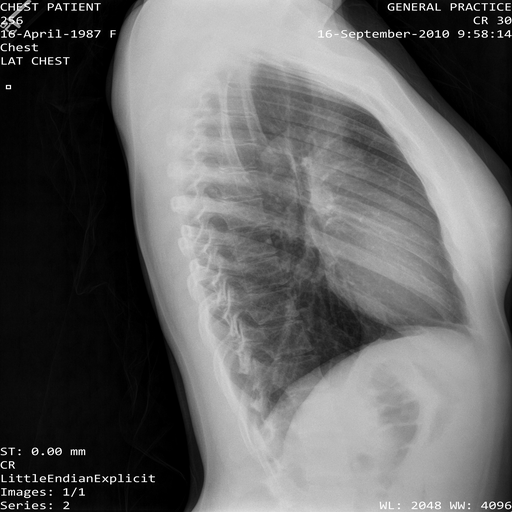
#> input picture wm.png, 512 x 512 px, given in place of original.png, which was not available; the run also reads 1 picture not shown here
$ python compare.py
#> lines starting #> are read from the running program, lines starting #| are printed output that depends on the picture; long printed decimals are rounded; pictures that were not available may be replaced by others from this repository, and a replacement may not be noted
import cv2
import numpy as np
from skimage.metrics import structural_similarity as ssim
import matplotlib.pyplot as plt

# -----------------------------
# 1. Load Images
# -----------------------------
def load_images(orig_path, wm_path):
    orig = cv2.imread(orig_path)
    wm = cv2.imread(wm_path)

    if orig.shape != wm.shape:
        raise ValueError("Images must have same dimensions")

    return orig, wm


# -----------------------------
# 2. Convert to Y channel
# -----------------------------
def to_luminance(img):
    ycbcr = cv2.cvtColor(img, cv2.COLOR_BGR2YCrCb)
    return ycbcr[:, :, 0]


# -----------------------------
# 3. Metrics
# -----------------------------
def compute_mse(img1, img2):
    return np.mean((img1 - img2) ** 2)


def compute_psnr(img1, img2):
    mse = compute_mse(img1, img2)
    if mse == 0:
        return float('inf')
    return 10 * np.log10((255 ** 2) / mse)


def compute_ssim(img1, img2):
    val, _ = ssim(img1, img2, full=True)
    return val


def compute_ncc(img1, img2):
    img1 = img1.astype(np.float64)
    img2 = img2.astype(np.float64)

    numerator = np.sum(img1 * img2)
    denominator = np.sqrt(np.sum(img1**2) * np.sum(img2**2))

    return numerator / denominator


# -----------------------------
# 4. ROI Metrics
# -----------------------------
def compute_roi_metrics(orig, wm, roi_mask):
    orig_roi = orig[roi_mask == 1]
    wm_roi = wm[roi_mask == 1]

    mse = np.mean((orig_roi - wm_roi) ** 2)
    psnr = 10 * np.log10((255 ** 2) / mse) if mse != 0 else float('inf')

    return mse, psnr


# -----------------------------
# 5. Difference Map
# -----------------------------
def difference_map(orig, wm):
    diff = cv2.absdiff(orig, wm)
    diff = cv2.normalize(diff, None, 0, 255, cv2.NORM_MINMAX)
    return diff


# -----------------------------
# 6. Histogram Comparison
# -----------------------------
def plot_histograms(orig, wm):
    plt.figure()
    plt.title("Histogram Comparison")

    plt.hist(orig.ravel(), bins=256, alpha=0.5, label='Original')
    plt.hist(wm.ravel(), bins=256, alpha=0.5, label='Watermarked')

    plt.legend()
    plt.show()


# -----------------------------
# 7. Edge Preservation
# -----------------------------
def edge_maps(orig, wm):
    edge_orig = cv2.Canny(orig, 100, 200)
    edge_wm = cv2.Canny(wm, 100, 200)
    return edge_orig, edge_wm


# -----------------------------
# 8. Main Evaluation Pipeline
# -----------------------------
def evaluate(orig_path, wm_path, roi_mask=None):
    orig, wm = load_images(orig_path, wm_path)
#> in load_images, orig is the input picture: shape (512, 512, 3); min 0, max 255, mean 99

    # Convert to luminance
    orig_y = to_luminance(orig)
#> in to_luminance, `ycbcr = cv2.cvtColor(img, cv2.COLOR_BGR2YCrCb)`: ycbcr: shape (512, 512, 3); mean of channels 0, 1, 2 99, 128, 128
    wm_y = to_luminance(wm)

    # Metrics
    mse = compute_mse(orig_y, wm_y)
#> mse = 0
    psnr = compute_psnr(orig_y, wm_y)
#> psnr = inf
    ssim_val = compute_ssim(orig_y, wm_y)
#> in compute_ssim, `val, _ = ssim(img1, img2, full=True)`: val = 1
#> ssim_val = 1
    ncc = compute_ncc(orig_y, wm_y)
#> in compute_ncc, `numerator = np.sum(img1 * img2)`: numerator = 4.07e+09
#> ncc = 1

    print("\n--- Global Metrics ---")
    print(f"MSE  : {mse:.4f}")
#| MSE  : 0.0000
    print(f"PSNR : {psnr:.4f} dB")
#| PSNR : inf dB
    print(f"SSIM : {ssim_val:.6f}")
#| SSIM : 1.000
    print(f"NCC  : {ncc:.6f}")
#| NCC  : 1.000

    # ROI metrics
    if roi_mask is not None:
        roi_mse, roi_psnr = compute_roi_metrics(orig_y, wm_y, roi_mask)
        print("\n--- ROI Metrics ---")
        print(f"ROI MSE  : {roi_mse:.4f}")
        print(f"ROI PSNR : {roi_psnr:.4f} dB")

    # Difference map
    diff = difference_map(orig_y, wm_y)
#> in difference_map, `diff = cv2.absdiff(orig, wm)`: diff: shape (512, 512); every value is 0

    # Edge maps
    edge_orig, edge_wm = edge_maps(orig_y, wm_y)
#> in edge_maps, `edge_orig = cv2.Canny(orig, 100, 200)`:
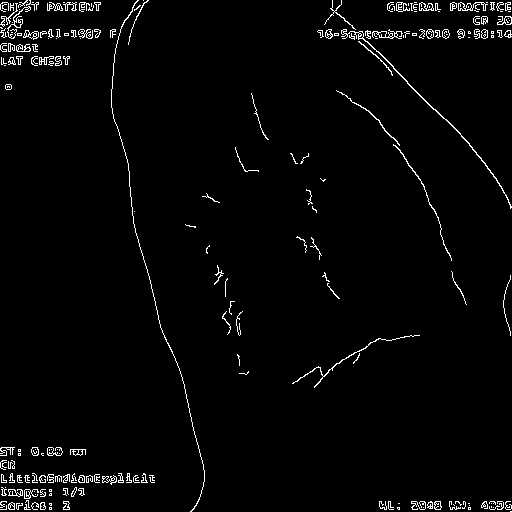
#> edge_orig: shape (512, 512); 2.4% white in thin lines or dots

    # -----------------------------
    # Visualization
    # -----------------------------
    plt.figure(figsize=(12, 8))

    plt.subplot(2, 3, 1)
    plt.title("Original")
    plt.imshow(orig_y, cmap='gray')
    plt.axis('off')

    plt.subplot(2, 3, 2)
    plt.title("Watermarked")
    plt.imshow(wm_y, cmap='gray')
    plt.axis('off')

    plt.subplot(2, 3, 3)
    plt.title("Difference Map")
    plt.imshow(diff, cmap='gray')
    plt.axis('off')

    plt.subplot(2, 3, 4)
    plt.title("Edges Original")
    plt.imshow(edge_orig, cmap='gray')
    plt.axis('off')

    plt.subplot(2, 3, 5)
    plt.title("Edges Watermarked")
    plt.imshow(edge_wm, cmap='gray')
    plt.axis('off')

    plt.tight_layout()
    plt.show()
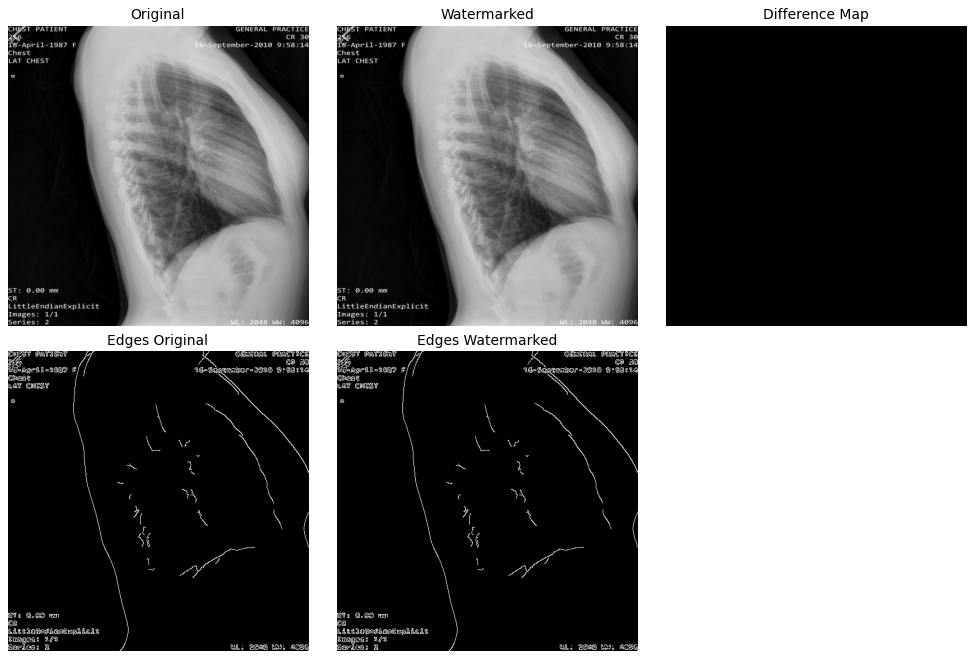
#> figure drawn by matplotlib, 5 panels

    # Histogram
    plot_histograms(orig_y, wm_y)
#> in plot_histograms, `plt.show()`:
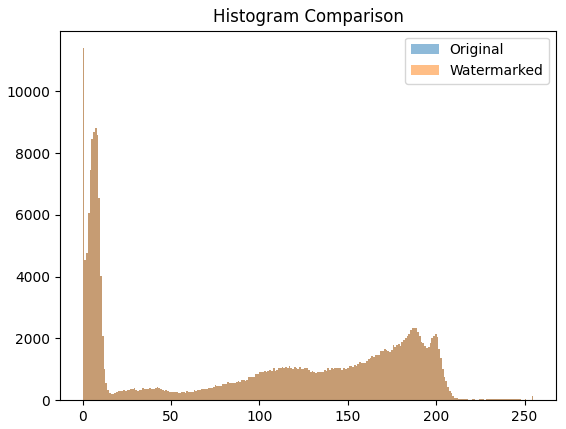
#> figure drawn by matplotlib, 1 panel; tallest bar 11399 high, from x = 0 to 0.996; tallest bar 11399 high, from x = 0 to 0.996


# -----------------------------
# 9. Example Usage
# -----------------------------
if __name__ == "__main__":
    evaluate("original.png", "watermarked.png")
